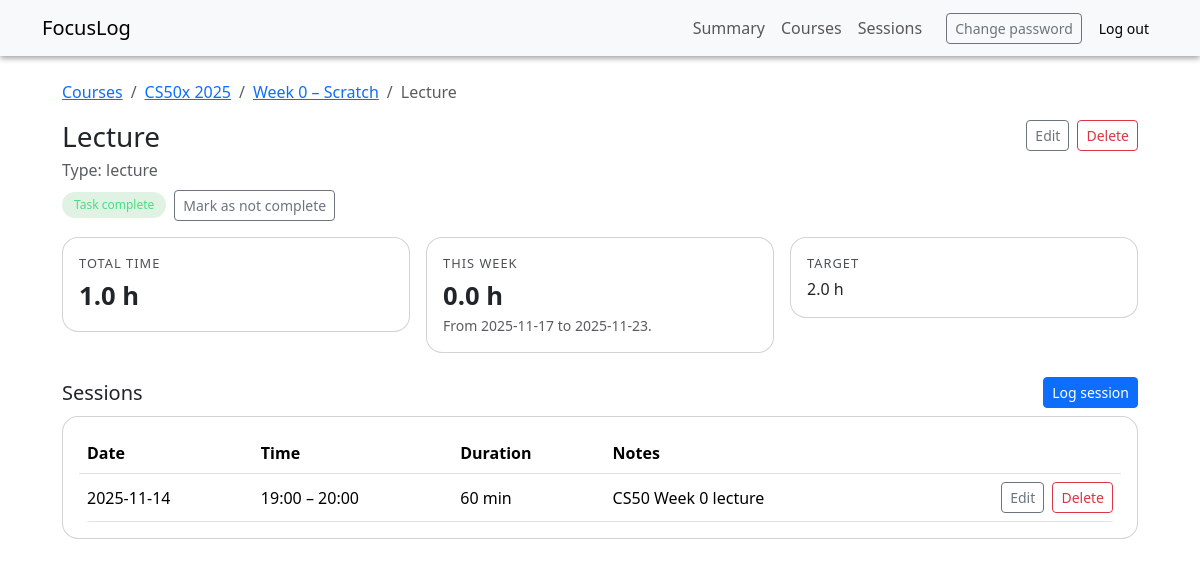
Page /tasks/1 (signed in) on the committed database.
### tables this page shows
CREATE TABLE courses (
    id                   INTEGER PRIMARY KEY AUTOINCREMENT,
    user_id              INTEGER NOT NULL,
    name                 TEXT NOT NULL,
    description          TEXT,
    target_total_hours   REAL,
    target_weeks         INTEGER,
    target_hours_per_week REAL,
    completed            INTEGER NOT NULL DEFAULT 0,
    FOREIGN KEY (user_id) REFERENCES users(id)
);

CREATE TABLE modules (
    id           INTEGER PRIMARY KEY AUTOINCREMENT,
    course_id    INTEGER NOT NULL,
    name         TEXT NOT NULL,
    order_index  INTEGER NOT NULL DEFAULT 1,
    target_hours REAL,
    completed    INTEGER NOT NULL DEFAULT 0,
    FOREIGN KEY (course_id) REFERENCES courses(id)
);

CREATE TABLE tasks (
    id           INTEGER PRIMARY KEY AUTOINCREMENT,
    module_id    INTEGER NOT NULL,
    name         TEXT NOT NULL,
    type         TEXT,
    order_index  INTEGER NOT NULL DEFAULT 1,
    target_hours REAL,
    completed    INTEGER NOT NULL DEFAULT 0,
    FOREIGN KEY (module_id) REFERENCES modules(id)
);

### app.py (the view)
@app.route("/tasks/<int:task_id>")
@login_required
def task_detail(task_id):
    task = get_task_or_404(task_id)
    user_id = session["user_id"]
    db = get_db()
    cur = db.execute(
        """
        SELECT COALESCE(SUM(duration_minutes), 0) AS total_minutes
        FROM sessions
        WHERE task_id = ? AND user_id = ?;
        """,
        (task_id, user_id),
    )
    task_minutes = cur.fetchone()["total_minutes"]
    today = date.today()
    start_of_week = today - timedelta(days=today.weekday())
    end_of_week = start_of_week + timedelta(days=6)
    start_str = start_of_week.isoformat()
    end_str = end_of_week.isoformat()
    cur = db.execute(
        """
        SELECT COALESCE(SUM(duration_minutes), 0) AS weekly_minutes
        FROM sessions
        WHERE task_id = ? AND user_id = ?
          AND date >= ? AND date <= ?;
        """,
        (task_id, user_id, start_str, end_str),
    )
    weekly_minutes = cur.fetchone()["weekly_minutes"]
    cur = db.execute(
        """
        SELECT *
        FROM sessions
        WHERE task_id = ? AND user_id = ?
        ORDER BY date DESC, start_time DESC;
        """,
        (task_id, user_id),
    )
    sessions_rows = cur.fetchall()
    return render_template(
        "tasks/detail.html",
        task=task,
        task_minutes=task_minutes,
        weekly_minutes=weekly_minutes,
        sessions=sessions_rows,
        start_of_week=start_of_week,
        end_of_week=end_of_week,
    )

### app.py (called while the page is built)
def get_db():
    if "db" not in g:
        db_path = app.config["DATABASE"]
        conn = sqlite3.connect(db_path)
        conn.row_factory = sqlite3.Row
        g.db = conn
    return g.db

def get_task_or_404(task_id):
    user_id = session.get("user_id")
    db = get_db()
    cur = db.execute(
        """
        SELECT t.*,
               m.name AS module_name,
               m.id   AS module_id,
               c.name AS course_name,
               c.id   AS course_id
        FROM tasks t
        JOIN modules m ON t.module_id = m.id
        JOIN courses c ON m.course_id = c.id
        WHERE t.id = ? AND c.user_id = ?
        """,
        (task_id, user_id),
    )
    task = cur.fetchone()
    if task is None:
        abort(404)
    return task

### helpers.py (called while the page is built)
def login_required(f):
    @wraps(f)
    def decorated(*args, **kwargs):
        if "user_id" not in session:
            return redirect(url_for("login"))
        return f(*args, **kwargs)
    return decorated

### templates/tasks/detail.html
{% extends "layout.html" %}
{% block body %}
<nav aria-label="breadcrumb">
  <ol class="breadcrumb">
    <li class="breadcrumb-item">
      <a href="{{ url_for('courses') }}">Courses</a>
    </li>
    <li class="breadcrumb-item">
      <a href="{{ url_for('course_detail', course_id=task.course_id) }}">
        {{ task.course_name }}
      </a>
    </li>
    <li class="breadcrumb-item">
      <a href="{{ url_for('module_detail', module_id=task.module_id) }}">
        {{ task.module_name }}
      </a>
    </li>
    <li class="breadcrumb-item active" aria-current="page">
      {{ task.name }}
    </li>
  </ol>
</nav>
<div class="d-flex justify-content-between align-items-start mb-3">
  <div>
    <h1 class="h3 mb-1">{{ task.name }}</h1>
    <p class="text-muted mb-2">
      Type: {{ task.type or "–" }}
    </p>
    <div class="d-flex gap-2 align-items-center">
      {% if task.completed %}
        <span class="badge-complete">Task complete</span>
      {% else %}
        <span class="badge-incomplete">In progress</span>
      {% endif %}
      <form
        action="{{ url_for('task_toggle_complete', task_id=task.id) }}"
        method="post"
      >
        <button class="btn btn-sm btn-outline-secondary" type="submit">
          {% if task.completed %}Mark as not complete{% else %}Mark as complete{% endif %}
        </button>
      </form>
    </div>
  </div>
  <div class="d-flex gap-2">
    <a
      class="btn btn-sm btn-outline-secondary"
      href="{{ url_for('task_edit', task_id=task.id) }}"
    >
      Edit
    </a>
    <form
      action="{{ url_for('task_delete', task_id=task.id) }}"
      method="post"
      onsubmit="return confirm('Delete this task and its sessions?');"
    >
      <button class="btn btn-sm btn-outline-danger" type="submit">Delete</button>
    </form>
  </div>
</div>
<div class="row g-3 mb-4">
  <div class="col-md-4">
    <div class="card p-3">
      <div class="metric-label mb-1">Total time</div>
      <div class="metric-value">
        {{ (task_minutes or 0) / 60 | round(1) }} h
      </div>
    </div>
  </div>
  <div class="col-md-4">
    <div class="card p-3">
      <div class="metric-label mb-1">This week</div>
      <div class="metric-value">
        {{ (weekly_minutes or 0) / 60 | round(1) }} h
      </div>
      <p class="text-muted small mb-0">
        From {{ start_of_week }} to {{ end_of_week }}.
      </p>
    </div>
  </div>
  <div class="col-md-4">
    <div class="card p-3">
      <div class="metric-label mb-1">Target</div>
      <p class="mb-0">
        {% if task.target_hours %}
          {{ task.target_hours | round(1) }} h
        {% else %}
          <span class="text-muted">No target set.</span>
        {% endif %}
      </p>
    </div>
  </div>
</div>
<div class="d-flex justify-content-between align-items-center mb-2">
  <h2 class="h5 mb-0">Sessions</h2>
  <a
    class="btn btn-sm btn-primary"
    href="{{ url_for('session_new') }}?task_id={{ task.id }}"
  >
    Log session
  </a>
</div>
{% if sessions %}
  <div class="card p-3">
    <div class="table-responsive">
      <table class="table align-middle mb-0">
        <thead>
          <tr>
            <th>Date</th>
            <th>Time</th>
            <th>Duration</th>
            <th>Notes</th>
            <th></th>
          </tr>
        </thead>
        <tbody>
          {% for s in sessions %}
            <tr>
              <td>{{ s.date }}</td>
              <td>{{ s.start_time }} – {{ s.end_time }}</td>
              <td>{{ s.duration_minutes }} min</td>
              <td>{{ s.notes or "" }}</td>
              <td class="text-end">
                <a
                  class="btn btn-sm btn-outline-secondary me-1"
                  href="{{ url_for('session_edit', session_id=s.id) }}"
                >
                  Edit
                </a>
            <form
              action="{{ url_for('session_delete', session_id=s.id) }}"
              method="post"
              onsubmit="return confirm('Delete this session?');"
              class="d-inline"
            >
              <button class="btn btn-sm btn-outline-danger" type="submit">
                Delete
              </button>
            </form>
              </td>
            </tr>
          {% endfor %}
        </tbody>
      </table>
    </div>
  </div>
{% else %}
  <p class="text-muted">No sessions logged yet for this task.</p>
{% endif %}
{% endblock %}

### static/styles.css (style rules this page uses)
body { min-height: 100vh; }
.card { border-radius: 1rem; }
.table { margin-bottom: 0; border-radius: 0.75rem; overflow: hidden; }
.table thead th { border-bottom-width: 1px; }
.badge-complete { background-color: rgba(40, 167, 69, 0.15); color: #4ade80; border-radius: 999px; padding: 0.25rem 0.75rem; font-size: 0.75rem; font-weight: 500; }
.metric-label { font-size: 0.8rem; letter-spacing: 0.08em; text-transform: uppercase; opacity: 0.8; }
.metric-value { font-size: 1.6rem; font-weight: 600; }
.breadcrumb { background-color: transparent; padding-left: 0; margin-bottom: 1rem; }

### rows in the picture
courses: course_name "CS50x 2025"
modules: module_name "Week 0 – Scratch"
tasks: name "Lecture", type "lecture", target_hours "2.0"

### other values in the picture
{{ (task_minutes or 0) / 60 | round(1) }} "1.0"
{{ (weekly_minutes or 0) / 60 | round(1) }} "0.0"
{{ start_of_week }} "2025-11-17"
{{ end_of_week }} "2025-11-23"
{{ s.date }} "2025-11-14"
{{ s.start_time }} "19:00"
{{ s.end_time }} "20:00"
{{ s.duration_minutes }} "60"
{{ s.notes or "" }} "CS50 Week 0 lecture"
